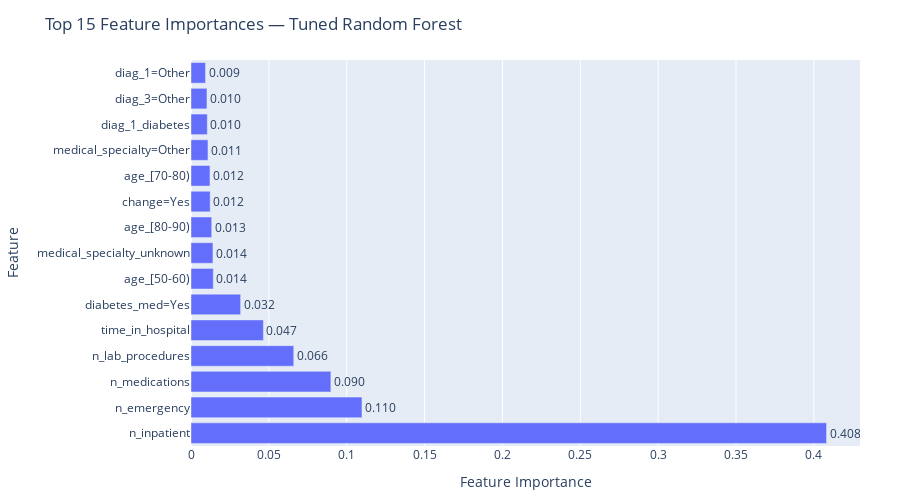

The notebook cell saved with this chart:
### Markdown cell above
----

#### 🧪 **Step 2A-2 — Visualizing Top-N Feature Importances (Bar Chart)**

- Display a horizontal bar chart of the top predictors driving hospital readmission risk, ranked by importance from the tuned Random Forest model.
- Annotate each bar with its relative importance value for clear interpretation.
- Provide a concise, visual summary to support clinical insight and model explainability.

### Code cell
# Step 2A-2 — Plot Top-N Feature Importances using Plotly for better interactivity

import numpy as np
import pandas as pd
import plotly.express as px

# I will check if the feature importance DataFrame (fi_df) exists; if not, I will create it from the trained Random Forest model.
if "fi_df" not in globals():
    # I will extract the preprocessor and Random Forest model from the best_rf pipeline.
    prep = best_rf.named_steps["prep"]    # prep is the preprocessing step
    rf   = best_rf.named_steps["rf"]      # rf is the trained Random Forest model

    # I will get the feature names after preprocessing. If unavailable, I will use the original column names.
    try:
        feat_names = prep.get_feature_names_out()
    except Exception:
        feat_names = np.array(X_test.columns)
    # I will create a DataFrame with feature names and their importances, sorted from most to least important.
    fi_df = (
        pd.DataFrame({"feature": feat_names, "importance": rf.feature_importances_})
        .sort_values("importance", ascending=False)
        .reset_index(drop=True)
    )

# I will select the top N most important features to display in the plot.
TOP_N = 15
topn = fi_df.head(TOP_N).copy()   # copy() to avoid modifying the original DataFrame
topn["pct"] = 100 * topn["importance"] / topn["importance"].sum()  # calculating the percentage contribution of each feature


# I will clean up feature names for easier reading in the plot with a helper function.
def _pretty(s: str) -> str:       # _define a function to prettify feature names
    # I will remove technical prefixes and make feature names more readable for the report.
    return (s.replace("scale_continuous__", "")       # removing scaling prefix 
             .replace("remainder__", "")               # removing remainder prefix
             .replace("_True", "=Yes")                 # replacing boolean suffixes for clarity
             .replace("_other", "=Other"))             # replacing 'other' suffix for clarity
topn["feature_clean"] = topn["feature"].map(_pretty)

# I will use Plotly Express to create an interactive horizontal bar chart for feature importances.
fig = px.bar(
    topn[::-1],  # I will reverse the DataFrame so the most important feature is at the top.
    x="importance",
    y="feature_clean",
    orientation="h",
    text="importance",
    labels={"importance": "Feature Importance", "feature_clean": "Feature"},
    title=f"Top {TOP_N} Feature Importances — Tuned Random Forest"
)

# I will customize the plot layout for better readability and aesthetics.
fig.update_traces(texttemplate='%{text:.3f}', textposition='outside')
fig.update_layout(
    yaxis=dict(autorange="reversed"),
    margin=dict(l=120, r=40, t=60, b=40),
    height=500
)
fig.show()

### Figure 1 — Plotly figure (JSON) as saved in the notebook; plotly's stock layout.template omitted (floating-point values rounded to 4 significant figures)
{"data": [{"hovertemplate": "Feature Importance=%{text}<br>Feature=%{y}<extra></extra>", "legendgroup": "", "marker": {"color": "#636efa", "pattern": {"shape": ""}}, "name": "", "orientation": "h", "showlegend": false, "text": [0.009325, 0.01025, 0.01048, 0.0109, 0.01218, 0.01232, 0.01331, 0.0141, 0.01433, 0.03188, 0.04651, 0.06599, 0.08983, 0.1098, 0.4081], "textposition": "outside", "texttemplate": "%{text:.3f}", "type": "bar", "x": [0.009325, 0.01025, 0.01048, 0.0109, 0.01218, 0.01232, 0.01331, 0.0141, 0.01433, 0.03188, 0.04651, 0.06599, 0.08983, 0.1098, 0.4081], "xaxis": "x", "y": ["diag_1=Other", "diag_3=Other", "diag_1_diabetes", "medical_specialty=Other", "age_[70-80)", "change=Yes", "age_[80-90)", "medical_specialty_unknown", "age_[50-60)", "diabetes_med=Yes", "time_in_hospital", "n_lab_procedures", "n_medications", "n_emergency", "n_inpatient"], "yaxis": "y"}], "layout": {"barmode": "relative", "height": 500, "legend": {"tracegroupgap": 0}, "margin": {"b": 40, "l": 120, "r": 40, "t": 60}, "title": {"text": "Top 15 Feature Importances — Tuned Random Forest"}, "xaxis": {"anchor": "y", "domain": [0, 1], "title": {"text": "Feature Importance"}}, "yaxis": {"anchor": "x", "autorange": "reversed", "domain": [0, 1], "title": {"text": "Feature"}}}}
